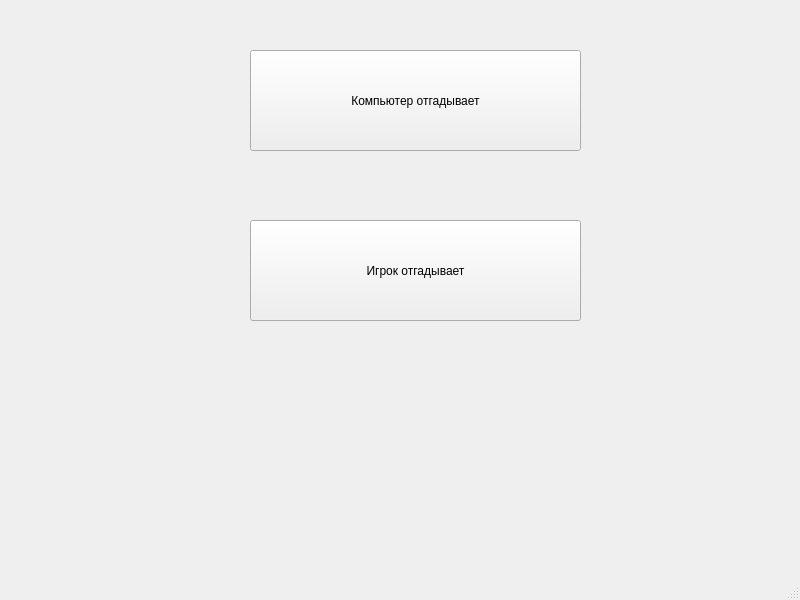
<?xml version="1.0" encoding="UTF-8"?>
<ui version="4.0">
 <class>MainWindow</class>
 <widget class="QMainWindow" name="MainWindow">
  <property name="geometry">
   <rect>
    <x>0</x>
    <y>0</y>
    <width>800</width>
    <height>600</height>
   </rect>
  </property>
  <property name="windowTitle">
   <string>MainWindow</string>
  </property>
  <widget class="QWidget" name="centralwidget">
   <widget class="QPushButton" name="compAnswersStartGame">
    <property name="geometry">
     <rect>
      <x>250</x>
      <y>50</y>
      <width>331</width>
      <height>101</height>
     </rect>
    </property>
    <property name="text">
     <string>Компьютер отгадывает</string>
    </property>
   </widget>
   <widget class="QPushButton" name="userAnswersStartGame">
    <property name="geometry">
     <rect>
      <x>250</x>
      <y>220</y>
      <width>331</width>
      <height>101</height>
     </rect>
    </property>
    <property name="text">
     <string>Игрок отгадывает</string>
    </property>
   </widget>
  </widget>
  <widget class="QMenuBar" name="menubar">
   <property name="geometry">
    <rect>
     <x>0</x>
     <y>0</y>
     <width>800</width>
     <height>20</height>
    </rect>
   </property>
  </widget>
  <widget class="QStatusBar" name="statusbar"/>
 </widget>
 <resources/>
 <connections/>
</ui>
